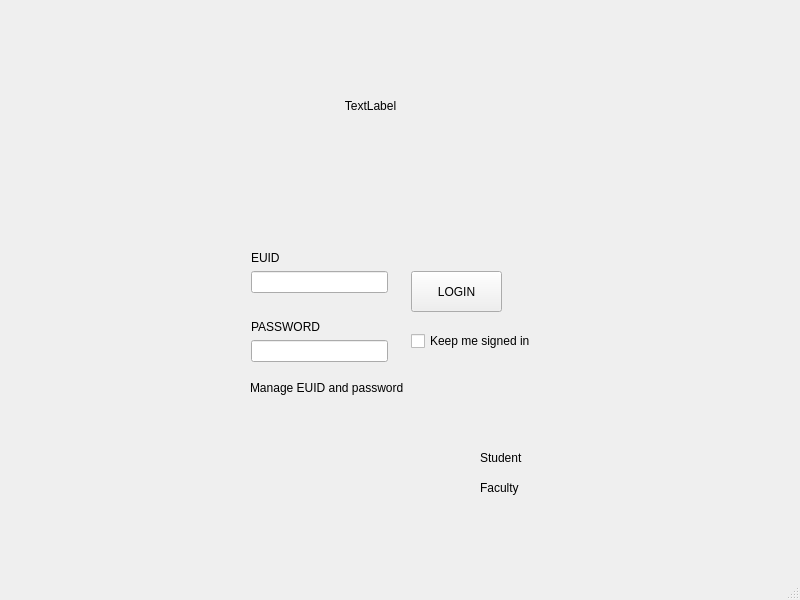
<?xml version="1.0" encoding="UTF-8"?>
<ui version="4.0">
 <class>LoginPage</class>
 <widget class="QMainWindow" name="LoginPage">
  <property name="geometry">
   <rect>
    <x>0</x>
    <y>0</y>
    <width>800</width>
    <height>600</height>
   </rect>
  </property>
  <property name="windowTitle">
   <string>LoginPage</string>
  </property>
  <widget class="QWidget" name="centralwidget">
   <widget class="QPushButton" name="loginbutton">
    <property name="geometry">
     <rect>
      <x>411</x>
      <y>271</y>
      <width>91</width>
      <height>41</height>
     </rect>
    </property>
    <property name="mouseTracking">
     <bool>true</bool>
    </property>
    <property name="tabletTracking">
     <bool>true</bool>
    </property>
    <property name="text">
     <string>LOGIN</string>
    </property>
   </widget>
   <widget class="QCheckBox" name="kmsi">
    <property name="geometry">
     <rect>
      <x>411</x>
      <y>331</y>
      <width>131</width>
      <height>20</height>
     </rect>
    </property>
    <property name="text">
     <string>Keep me signed in</string>
    </property>
   </widget>
   <widget class="QWidget" name="greenTop" native="true">
    <property name="geometry">
     <rect>
      <x>0</x>
      <y>0</y>
      <width>801</width>
      <height>211</height>
     </rect>
    </property>
    <widget class="QLabel" name="untlogo">
     <property name="geometry">
      <rect>
       <x>240</x>
       <y>0</y>
       <width>261</width>
       <height>211</height>
      </rect>
     </property>
     <property name="tabletTracking">
      <bool>false</bool>
     </property>
     <property name="text">
      <string>TextLabel</string>
     </property>
     <property name="alignment">
      <set>Qt::AlignCenter</set>
     </property>
    </widget>
   </widget>
   <widget class="QWidget" name="whiteBack" native="true">
    <property name="geometry">
     <rect>
      <x>0</x>
      <y>210</y>
      <width>801</width>
      <height>361</height>
     </rect>
    </property>
    <widget class="QLabel" name="manageID">
     <property name="geometry">
      <rect>
       <x>250</x>
       <y>170</y>
       <width>161</width>
       <height>16</height>
      </rect>
     </property>
     <property name="text">
      <string>Manage EUID and password</string>
     </property>
    </widget>
    <widget class="QLabel" name="stuhdnum">
     <property name="geometry">
      <rect>
       <x>480</x>
       <y>240</y>
       <width>191</width>
       <height>16</height>
      </rect>
     </property>
     <property name="text">
      <string>Student</string>
     </property>
    </widget>
    <widget class="QLabel" name="fachdnum">
     <property name="geometry">
      <rect>
       <x>480</x>
       <y>270</y>
       <width>231</width>
       <height>16</height>
      </rect>
     </property>
     <property name="text">
      <string>Faculty</string>
     </property>
    </widget>
    <zorder>manageID</zorder>
    <zorder>fachdnum</zorder>
    <zorder>stuhdnum</zorder>
   </widget>
   <widget class="QWidget" name="layoutWidget">
    <property name="geometry">
     <rect>
      <x>251</x>
      <y>251</y>
      <width>137</width>
      <height>111</height>
     </rect>
    </property>
    <layout class="QVBoxLayout" name="verticalLayout_3">
     <item>
      <layout class="QVBoxLayout" name="verticalLayout">
       <item>
        <widget class="QLabel" name="IDlabel">
         <property name="text">
          <string>EUID</string>
         </property>
        </widget>
       </item>
       <item>
        <widget class="QLineEdit" name="idtextbox_username">
         <property name="tabletTracking">
          <bool>true</bool>
         </property>
         <property name="text">
          <string/>
         </property>
        </widget>
       </item>
      </layout>
     </item>
     <item>
      <spacer name="verticalSpacer">
       <property name="orientation">
        <enum>Qt::Vertical</enum>
       </property>
       <property name="sizeHint" stdset="0">
        <size>
         <width>20</width>
         <height>40</height>
        </size>
       </property>
      </spacer>
     </item>
     <item>
      <layout class="QVBoxLayout" name="verticalLayout_2">
       <item>
        <widget class="QLabel" name="passtextbox">
         <property name="text">
          <string>PASSWORD</string>
         </property>
        </widget>
       </item>
       <item>
        <widget class="QLineEdit" name="idtextbox_password">
         <property name="tabletTracking">
          <bool>true</bool>
         </property>
         <property name="text">
          <string/>
         </property>
        </widget>
       </item>
      </layout>
     </item>
    </layout>
   </widget>
   <zorder>whiteBack</zorder>
   <zorder>loginbutton</zorder>
   <zorder>kmsi</zorder>
   <zorder>greenTop</zorder>
   <zorder>layoutWidget</zorder>
  </widget>
  <widget class="QMenuBar" name="menubar">
   <property name="geometry">
    <rect>
     <x>0</x>
     <y>0</y>
     <width>800</width>
     <height>21</height>
    </rect>
   </property>
  </widget>
  <widget class="QStatusBar" name="statusbar"/>
 </widget>
 <resources/>
 <connections/>
</ui>
